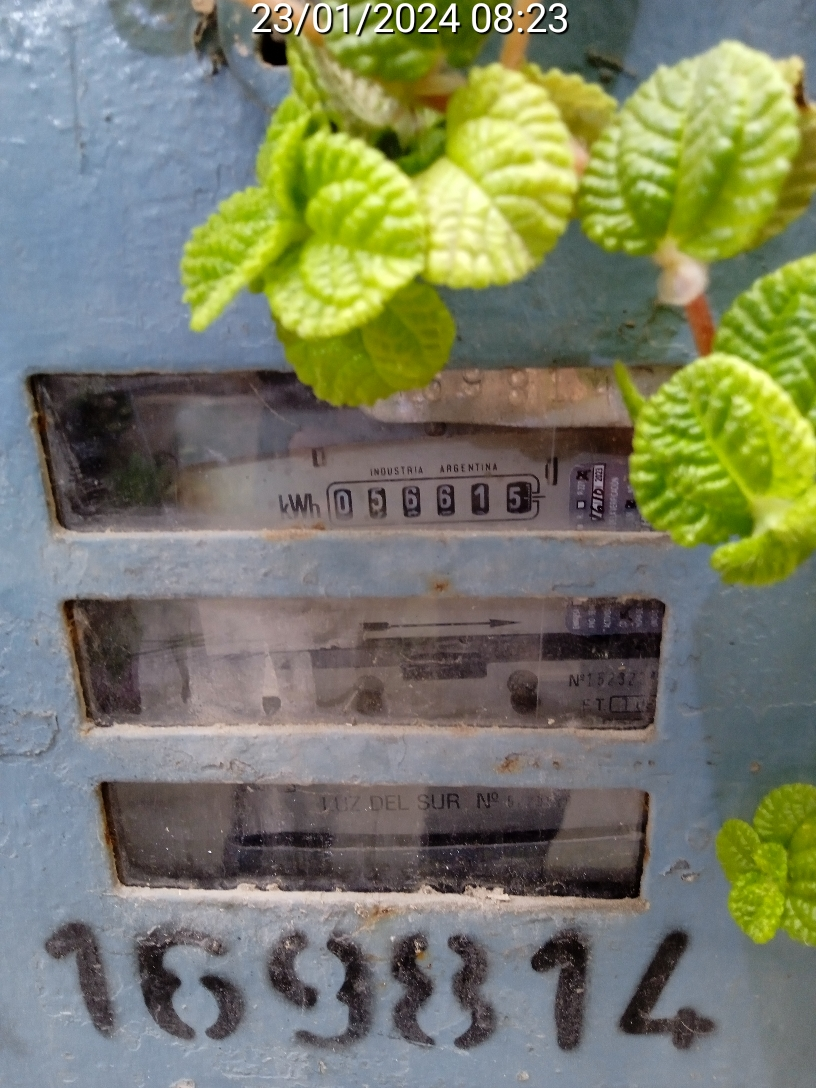
#> input picture images/16981420240238232.jpg, 816 x 1088 px
$ python project4.py
#> lines starting #> are read from the running program, lines starting #| are printed output that depends on the picture; after the words box and inside, x2 and y2 are one past the last pixel; in counts of white or black regions, pixels touching at a corner belong together
import cv2
import numpy as np
import pytesseract

def recognize_digits(image):
    recognized_digits = []
    contours, hierarchy = cv2.findContours(image, cv2.RETR_EXTERNAL, cv2.CHAIN_APPROX_SIMPLE)

    for contour in contours:
        x, y, w, h = cv2.boundingRect(contour)
        aspect_ratio = w / h

        # Filtrar contornos que se parecen a dígitos
        if 1 <= aspect_ratio <= 5 and cv2.contourArea(contour) > 100:
            digit_roi = image[y:y+h, x:x+w]
            digit_value = recognize_digit(digit_roi)
            recognized_digits.append(digit_value)

    return recognized_digits

def recognize_digit(digit_roi):
    # Aplicar umbral adaptativo en el dígito ROI
    _, thresholded_digit = cv2.threshold(digit_roi, 0, 255, cv2.THRESH_BINARY | cv2.THRESH_OTSU)

    # Utilizar Tesseract para realizar OCR en el dígito ROI y obtener el texto
    digit_text = pytesseract.image_to_string(thresholded_digit, config='--psm 10 digits')

    # Filtrar los dígitos del texto reconocido
    recognized_digit = ''.join(c for c in digit_text if c.isdigit())

    # Retornar el dígito reconocido (o 'X' si no se reconoce)
    return recognized_digit if recognized_digit else "X"

if __name__ == "__main__":
    # Cargar la imagen
    image = cv2.imread("images/16981420240238232.jpg")
#> image is the input picture: shape (1088, 816, 3); mean B, G, R 103.8, 126.4, 122.1

    # Convertir a escala de grises
    image_gray = cv2.cvtColor(image, cv2.COLOR_BGR2GRAY)
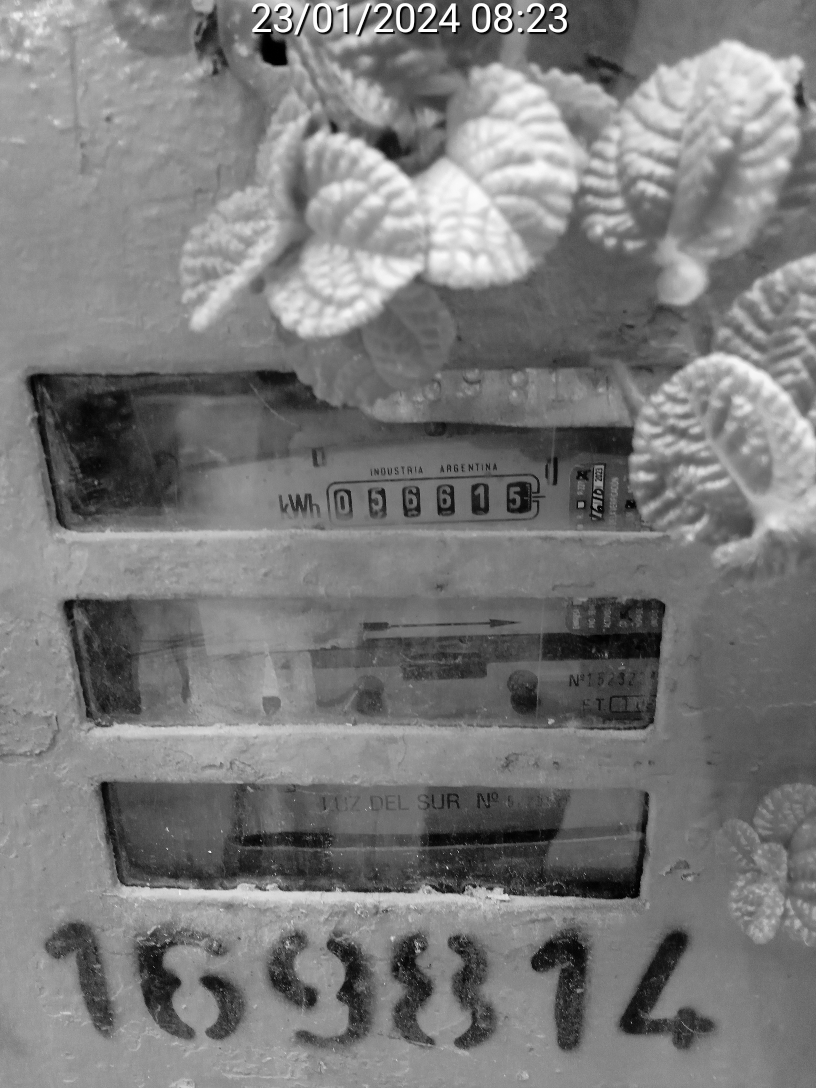
#> image_gray: shape (1088, 816); min 0, max 255, mean 122.5

    # Aplicar umbralización
    _, image_threshold = cv2.threshold(image_gray, 150, 255, cv2.THRESH_BINARY_INV)
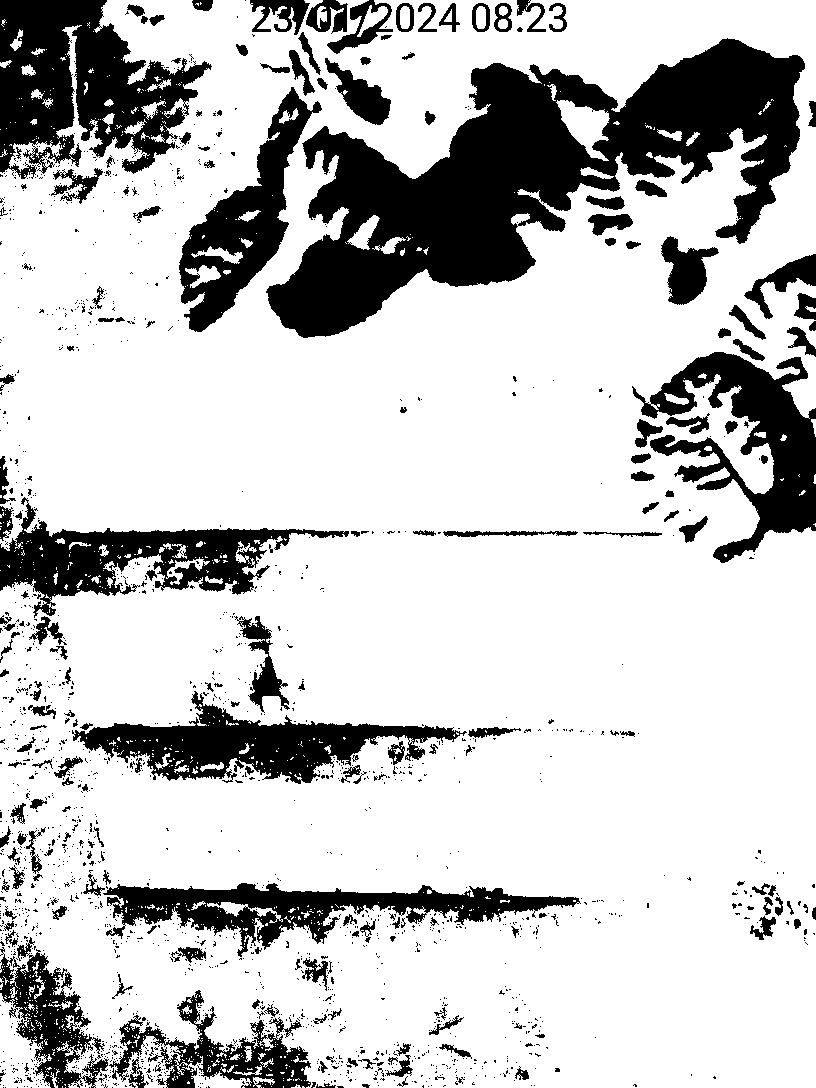
#> image_threshold: shape (1088, 816); 77.6% white; 1811 black regions (1614 under 20 px)

    # Aplicar desenfoque gaussiano para suavizar la imagen
    blur = cv2.GaussianBlur(image_threshold, (5, 5), 0)
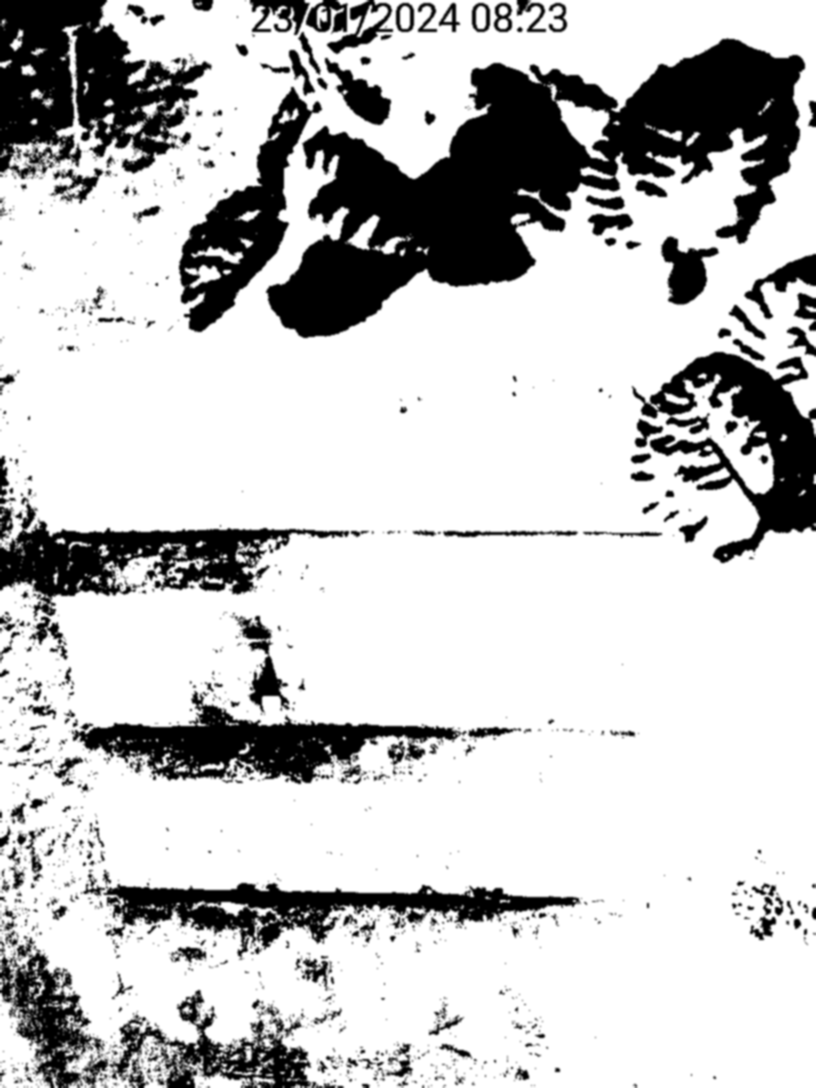
#> blur: shape (1088, 816); min 0, max 255, mean 197.8

    # Excluir la región superior (fecha y hora)
    top_region = 100  # Ajustar según la posición y tamaño de la región a excluir
    blur = blur[top_region:, :]
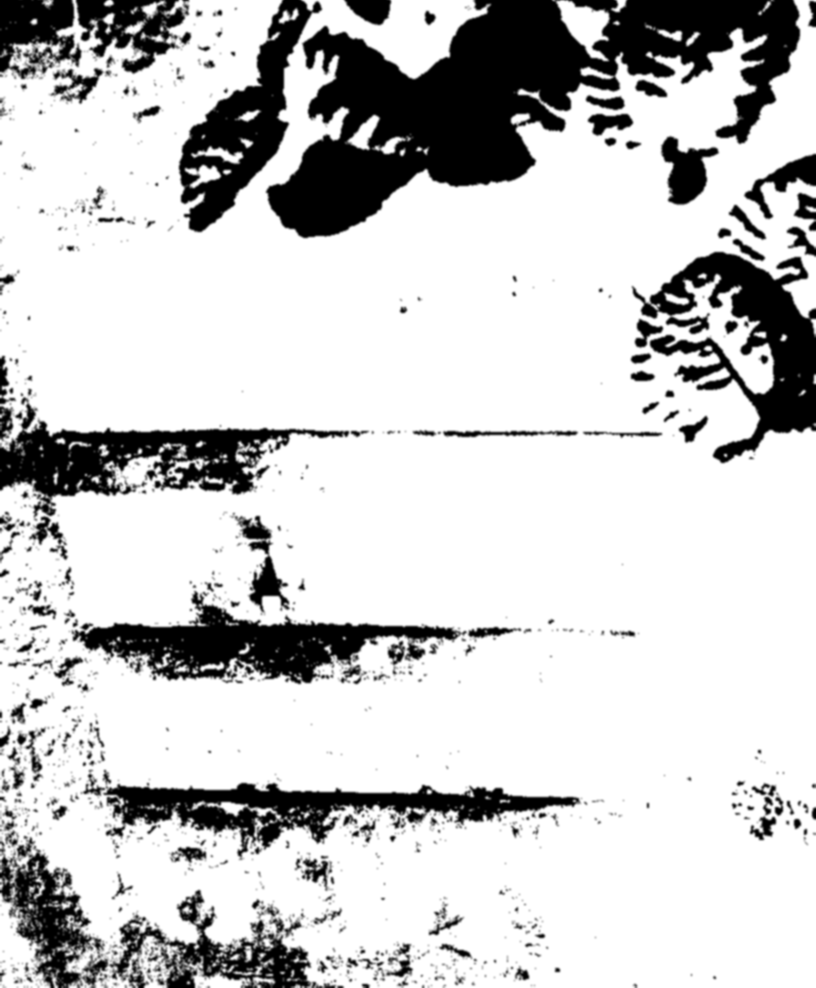
#> blur: shape (988, 816); min 0, max 255, mean 201.9

    # Realizar el reconocimiento de dígitos
    recognized_digits = recognize_digits(blur)
#> in recognize_digits, `contours, hierarchy = cv2.findContours(image, cv2.RETR_EXTERNAL, cv2.C..`: contours = 42 contours, 13 with area under 20; largest, box (x1, y1, x2, y2) and area: (0, 0, 816, 988) 718710, (550, 0, 630, 63) 2358, (343, 113, 415, 158) 1321, (189, 136, 255, 166) 805, (643, 21, 702, 48) 560
#> the loop in recognize_digits, `for contour in contours:` made 20 passes
#> (x, y, w, h, aspect_ratio) on passes 2, 6, 7, 8, 9, 10, 12, 13, 14, 15, 16, 17: (62, 482, 8, 10, 0.8), (51, 465, 9, 22, 0.409), (5, 463, 7, 7, 1), (65, 460, 10, 12, 0.833), (31, 460, 6, 12, 0.5), (119, 443, 6, 6, 1), (37, 443, 8, 16, 0.5), (194, 439, 14, 10, 1.4), (797, 388, 11, 10, 1.1), (778, 376, 8, 7, 1.14), (811, 372, 5, 14, 0.357), (796, 372, 6, 7, 0.857)
#> (contour, x, y, w, h, aspect_ratio) on passes 1, 3, 4, 5, 11: ([[281, 984], [281, 987], [285, 987], [285, 984]], 281, 984, 5, 4, 1.25), ([[44, 481], [44, 485], [48, 485], [48, 481]], 44, 481, 5, 5, 1), ([[43, 475], [43, 479], [47, 479], [47, 475]], 43, 475, 5, 5, 1), ([[0, 468], [0, 472], [2, 472], [2, 468]], 0, 468, 3, 5, 0.6), ([[110, 443], [110, 447], [114, 447], [114, 443]], 110, 443, 5, 5, 1)
#> after the loop in recognize_digits, `for contour in contours:`: recognized_digits = []
#> (the run stopped early here; a loop or call above may not have finished)

$ run again, with images/1091837202402531533.jpg copied over images/16981420240238232.jpg
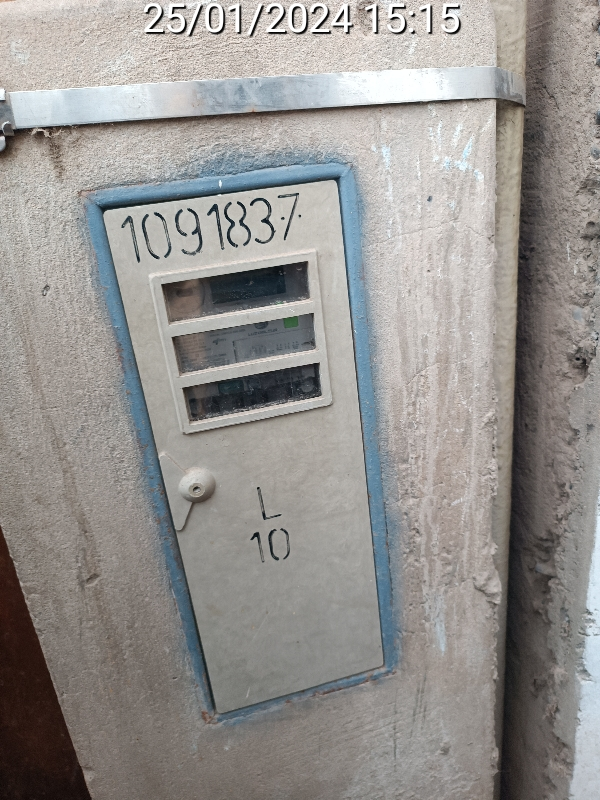
#> input picture images/1091837202402531533.jpg, 600 x 800 px
#> image is the input picture: shape (800, 600, 3); mean B, G, R 143.5, 146.4, 149
#> `_, image_threshold = cv2.threshold(image_gray, 150, 255, cv2.THRESH_BI..`:
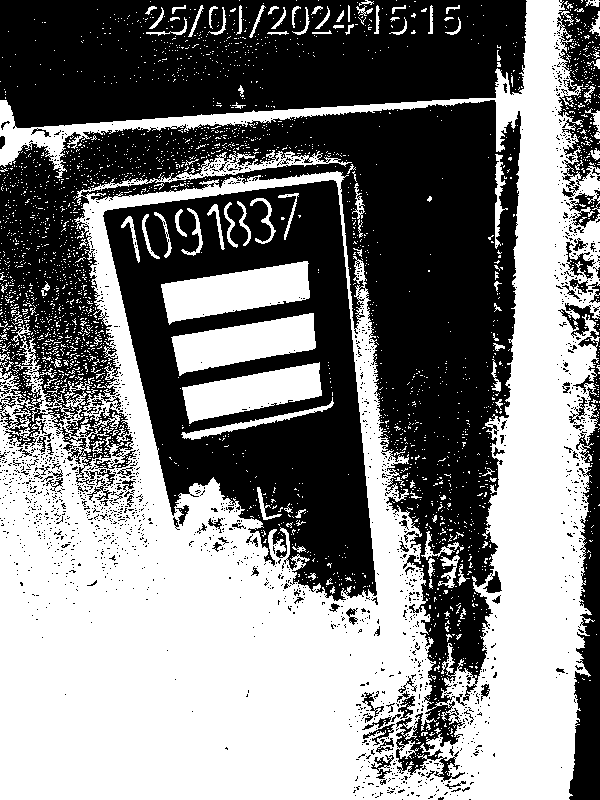
#> image_threshold: shape (800, 600); 50.4% white; 1757 black regions (1672 under 20 px)
#> `blur = blur[top_region:, :]`:
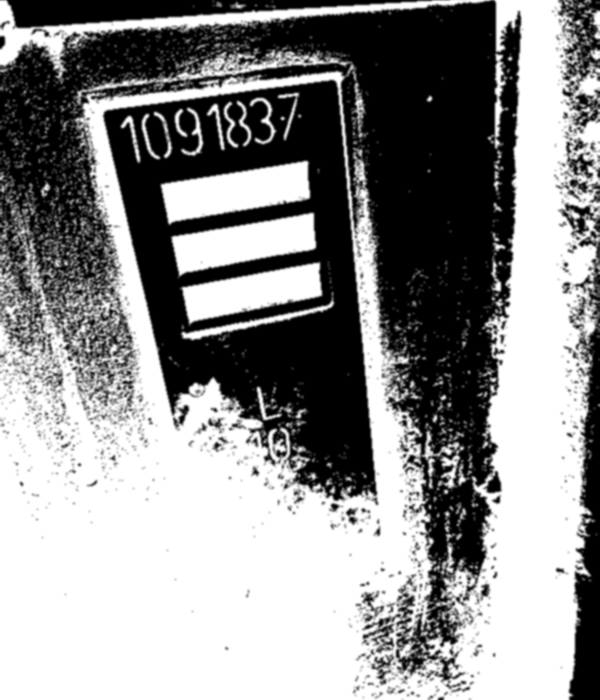
#> blur: shape (700, 600); min 0, max 255, mean 142.3
#> contours = 10 contours, 5 with area under 20; largest, box (x1, y1, x2, y2) and area: (0, 0, 600, 700) 406851, (34, 142, 51, 153) 96, (211, 0, 224, 9) 84, (589, 423, 596, 436) 59, (594, 0, 600, 5) 20
#> the loop in recognize_digits, `for contour in contours:` made 10 passes
#> (contour, x, y, w, h, aspect_ratio) on passes 1, 3, 4, 6, 7, 8: ([[594, 532], [594, 536], [598, 536], [598, 532]], 594, 532, 5, 5, 1), ([[595, 385], [595, 389], [599, 389], [599, 385]], 595, 385, 5, 5, 1), ([[597, 357], [597, 361], [599, 361], [599, 357]], 597, 357, 3, 5, 0.6), ([[0, 141], [0, 145], [3, 145], [3, 141]], 0, 141, 4, 5, 0.8), ([[191, 4], [191, 8], [195, 8], [195, 4]], 191, 4, 5, 5, 1), ([[594, 0], [594, 4], [599, 4], [599, 0]], 594, 0, 6, 5, 1.2)
#> after the loop in recognize_digits, `for contour in contours:`: recognized_digits = []
#| Dígitos reconocidos: []
